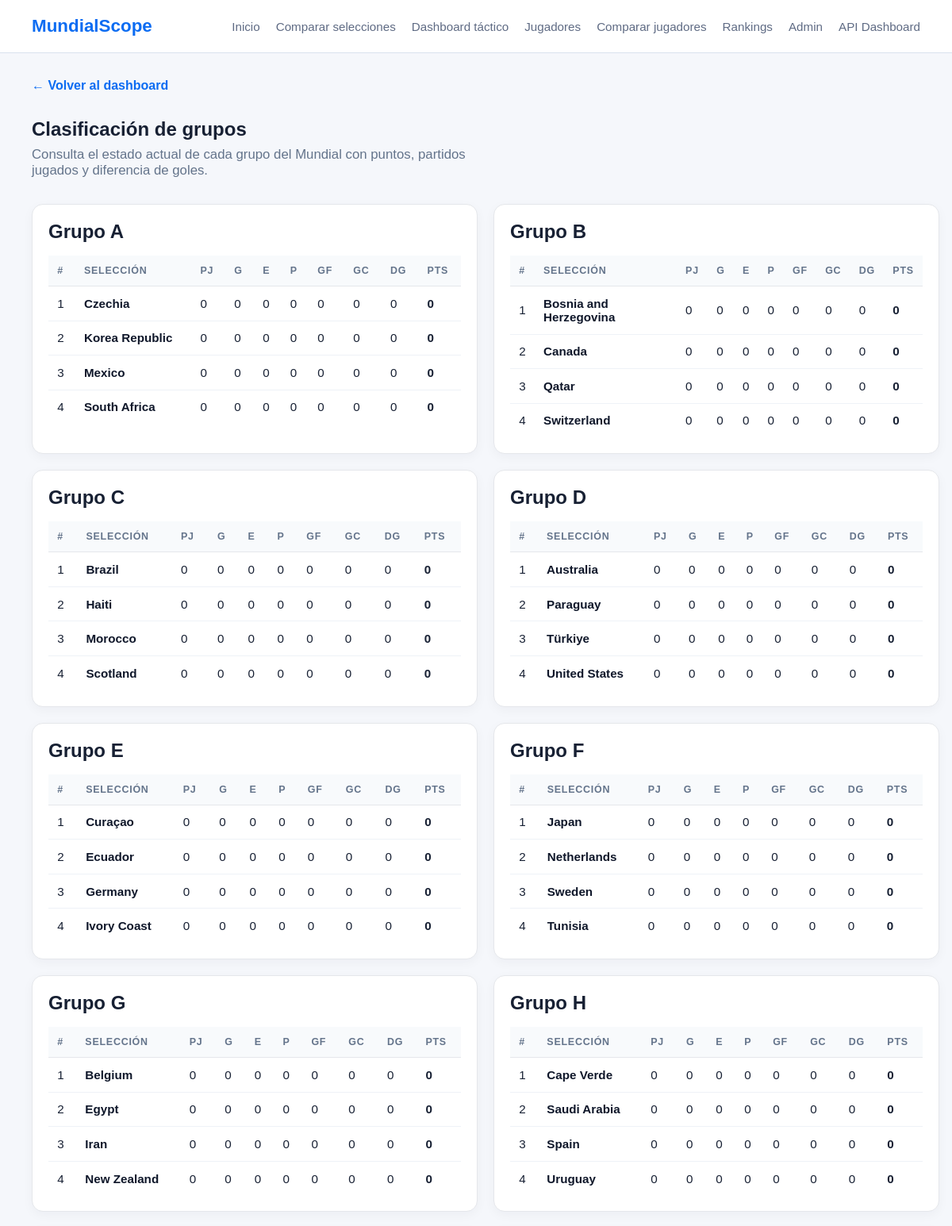
Page /matches/groups/ (upper part) on the committed database.
### teams/models.py (models this page shows, shortened)
class Team(models.Model):
    class Confederation(models.TextChoices):
        UEFA = "UEFA", "UEFA"
        CONMEBOL = "CONMEBOL", "CONMEBOL"
        CONCACAF = "CONCACAF", "CONCACAF"
        CAF = "CAF", "CAF"
        AFC = "AFC", "AFC"
        OFC = "OFC", "OFC"
    name = models.CharField(max_length=100, unique=True)
    fifa_code = models.CharField(max_length=3, unique=True)
    confederation = models.CharField(max_length=10, choices=Confederation.choices)
    coach = models.CharField(max_length=100, blank=True)
    fifa_ranking = models.PositiveIntegerField(null=True, blank=True)
    group = models.CharField(max_length=1, blank=True)
    primary_color = models.CharField(max_length=7, blank=True)
    secondary_color = models.CharField(max_length=7, blank=True)
    is_active = models.BooleanField(default=True)
    external_id = models.CharField(max_length=100, blank=True, null=True, unique=True)
    class Meta:
        ordering = ["name"]

### matches/views.py (the view)
# urls.py: path("groups/", GroupStandingsPageView.as_view(), name="group-standings"),
class GroupStandingsPageView(TemplateView):
    template_name = "matches/group_standings.html"
    def get_context_data(self, **kwargs):
        context = super().get_context_data(**kwargs)
        context["group_standings"] = build_group_standings()
        return context

### templates/matches/group_standings.html (shortened to what this page needs)
{% extends "base.html" %}
{% block content %}
<section class="page-header">
    <a class="back-link" href="/">← Volver al dashboard</a>
    <h1>Clasificación de grupos</h1>
    <p class="hero-text">
        Consulta el estado actual de cada grupo del Mundial con puntos, partidos jugados y diferencia de goles.
    </p>
</section>
{% if group_standings %}
    <div class="group-grid full-groups">
        {% for group, rows in group_standings.items %}
            <section class="card group-card">
                <h2>Grupo {{ group }}</h2>
                <table class="standings-table">
                    <thead>
                        <tr>
                            <th>#</th>
                            <th>Selección</th>
                            <th>PJ</th>
                            <th>G</th>
                            <th>E</th>
                            <th>P</th>
                            <th>GF</th>
                            <th>GC</th>
                            <th>DG</th>
                            <th>Pts</th>
                        </tr>
                    </thead>
                    <tbody>
                        {% for row in rows %}
                            <tr>
                                <td>{{ forloop.counter }}</td>
                                <td>
                                    <a href="{% url 'teams:team-page-detail' row.team.pk %}">
                                        {{ row.team.name }}
                                    </a>
                                </td>
                                <td>{{ row.played }}</td>
                                <td>{{ row.wins }}</td>
                                <td>{{ row.draws }}</td>
                                <td>{{ row.losses }}</td>
                                <td>{{ row.goals_for }}</td>
                                <td>{{ row.goals_against }}</td>
                                <td>{{ row.goal_difference }}</td>
                                <td><strong>{{ row.points }}</strong></td>
                            </tr>
                        {% endfor %}
                    </tbody>
                </table>
            </section>
        {% endfor %}
    </div>
{% else %}
    <p>No hay grupos con partidos finalizados todavía.</p>
{% endif %}
{% endblock %}

### static/css/styles.css (style rules this page uses)
:root { --bg: #f5f7fb; --surface: #ffffff; --text: #172033; --muted: #5f6b84; --border: #d9e1ee; --primary: #0c6cf2; --primary-dark: #0a56c2; --shadow: 0 10px 30px rgba(15, 23, 42, 0.08); --radius: 16px; --container: 1120px; }
* { box-sizing: border-box; }
body { margin: 0; font-family: Arial, sans-serif; background: var(--bg); color: var(--text); }
a { color: inherit; text-decoration: none; }
.hero-text { max-width: 720px; color: var(--muted); font-size: 1.05rem; }
.card { background: var(--surface); border: 1px solid var(--border); border-radius: var(--radius); padding: 24px; box-shadow: var(--shadow); }
.page-header { margin-bottom: 32px; }
.back-link { display: inline-block; margin-bottom: 12px; color: var(--primary); font-weight: 600; }
.group-grid { display: grid; grid-template-columns: repeat(2, 1fr); gap: 20px; }
.full-groups { margin-bottom: 40px; }
.group-card h2, .group-card h3 { margin-top: 0; margin-bottom: 16px; }
.standings-table { width: 100%; border-collapse: collapse; font-size: 0.95rem; }
.standings-table th, .standings-table td { padding: 10px 8px; border-bottom: 1px solid var(--border); text-align: left; }
.standings-table th { color: var(--muted); font-size: 0.82rem; text-transform: uppercase; letter-spacing: 0.04em; }
.card { background: #ffffff; border: 1px solid #e5e7eb; border-radius: 14px; padding: 1.25rem; box-shadow: 0 4px 14px rgba(15, 23, 42, 0.04); }
.card h2, .card h3 { margin-top: 0; margin-bottom: 1rem; }
.standings-table { width: 100%; border-collapse: collapse; min-width: 520px; }
.standings-table thead th { padding: 0.75rem 0.7rem; border-bottom: 1px solid #e5e7eb; text-align: left; font-size: 0.78rem; text-transform: uppercase; letter-spacing: 0.06em; color: #64748b; background: #f8fafc; }
.standings-table tbody td { padding: 0.8rem 0.7rem; border-bottom: 1px solid #eef2f7; vertical-align: middle; }
.standings-table tbody tr:last-child td { border-bottom: none; }
.standings-table a { color: #0f172a; text-decoration: none; font-weight: 600; }
.page-header { margin-bottom: 2rem; }
.page-header h1 { margin-bottom: 0.5rem; }
.hero-text { margin: 0; color: #64748b; max-width: 60ch; }

### rows in the picture
Team: team.name "Czechia", played "0", wins "0", draws "0", losses "0", goals_for "0", goals_against "0", goal_difference "0", points "0"
Team: team.name "Korea Republic", played "0", wins "0", draws "0", losses "0", goals_for "0", goals_against "0", goal_difference "0", points "0"
Team: team.name "Mexico", played "0", wins "0", draws "0", losses "0", goals_for "0", goals_against "0", goal_difference "0", points "0"
Team: team.name "South Africa", played "0", wins "0", draws "0", losses "0", goals_for "0", goals_against "0", goal_difference "0", points "0"
Team: team.name "Bosnia and Herzegovina", played "0", wins "0", draws "0", losses "0", goals_for "0", goals_against "0", goal_difference "0", points "0"
Team: team.name "Canada", played "0", wins "0", draws "0", losses "0", goals_for "0", goals_against "0", goal_difference "0", points "0"
Team: team.name "Qatar", played "0", wins "0", draws "0", losses "0", goals_for "0", goals_against "0", goal_difference "0", points "0"
Team: team.name "Switzerland", played "0", wins "0", draws "0", losses "0", goals_for "0", goals_against "0", goal_difference "0", points "0"
Team: team.name "Brazil", played "0", wins "0", draws "0", losses "0", goals_for "0", goals_against "0", goal_difference "0", points "0"
Team: team.name "Haiti", played "0", wins "0", draws "0", losses "0", goals_for "0", goals_against "0", goal_difference "0", points "0"
Team: team.name "Morocco", played "0", wins "0", draws "0", losses "0", goals_for "0", goals_against "0", goal_difference "0", points "0"
Team: team.name "Scotland", played "0", wins "0", draws "0", losses "0", goals_for "0", goals_against "0", goal_difference "0", points "0"
Team: team.name "Australia", played "0", wins "0", draws "0", losses "0", goals_for "0", goals_against "0", goal_difference "0", points "0"
Team: team.name "Paraguay", played "0", wins "0", draws "0", losses "0", goals_for "0", goals_against "0", goal_difference "0", points "0"
Team: team.name "Türkiye", played "0", wins "0", draws "0", losses "0", goals_for "0", goals_against "0", goal_difference "0", points "0"
Team: team.name "United States", played "0", wins "0", draws "0", losses "0", goals_for "0", goals_against "0", goal_difference "0", points "0"
Team: team.name "Curaçao", played "0", wins "0", draws "0", losses "0", goals_for "0", goals_against "0", goal_difference "0", points "0"
Team: team.name "Ecuador", played "0", wins "0", draws "0", losses "0", goals_for "0", goals_against "0", goal_difference "0", points "0"
Team: team.name "Germany", played "0", wins "0", draws "0", losses "0", goals_for "0", goals_against "0", goal_difference "0", points "0"
Team: team.name "Ivory Coast", played "0", wins "0", draws "0", losses "0", goals_for "0", goals_against "0", goal_difference "0", points "0"
Team: team.name "Japan", played "0", wins "0", draws "0", losses "0", goals_for "0", goals_against "0", goal_difference "0", points "0"
Team: team.name "Netherlands", played "0", wins "0", draws "0", losses "0", goals_for "0", goals_against "0", goal_difference "0", points "0"
Team: team.name "Sweden", played "0", wins "0", draws "0", losses "0", goals_for "0", goals_against "0", goal_difference "0", points "0"
Team: team.name "Tunisia", played "0", wins "0", draws "0", losses "0", goals_for "0", goals_against "0", goal_difference "0", points "0"
Team: team.name "Belgium", played "0", wins "0", draws "0", losses "0", goals_for "0", goals_against "0", goal_difference "0", points "0"
Team: team.name "Egypt", played "0", wins "0", draws "0", losses "0", goals_for "0", goals_against "0", goal_difference "0", points "0"
Team: team.name "Iran", played "0", wins "0", draws "0", losses "0", goals_for "0", goals_against "0", goal_difference "0", points "0"
Team: team.name "New Zealand", played "0", wins "0", draws "0", losses "0", goals_for "0", goals_against "0", goal_difference "0", points "0"
Team: team.name "Cape Verde", played "0", wins "0", draws "0", losses "0", goals_for "0", goals_against "0", goal_difference "0", points "0"
Team: team.name "Saudi Arabia", played "0", wins "0", draws "0", losses "0", goals_for "0", goals_against "0", goal_difference "0", points "0"
Team: team.name "Spain", played "0", wins "0", draws "0", losses "0", goals_for "0", goals_against "0", goal_difference "0", points "0"
Team: team.name "Uruguay", played "0", wins "0", draws "0", losses "0", goals_for "0", goals_against "0", goal_difference "0", points "0"

### other values in the picture
{{ group }} "A" "B" "C" "D" "E" "F" "G" "H"
